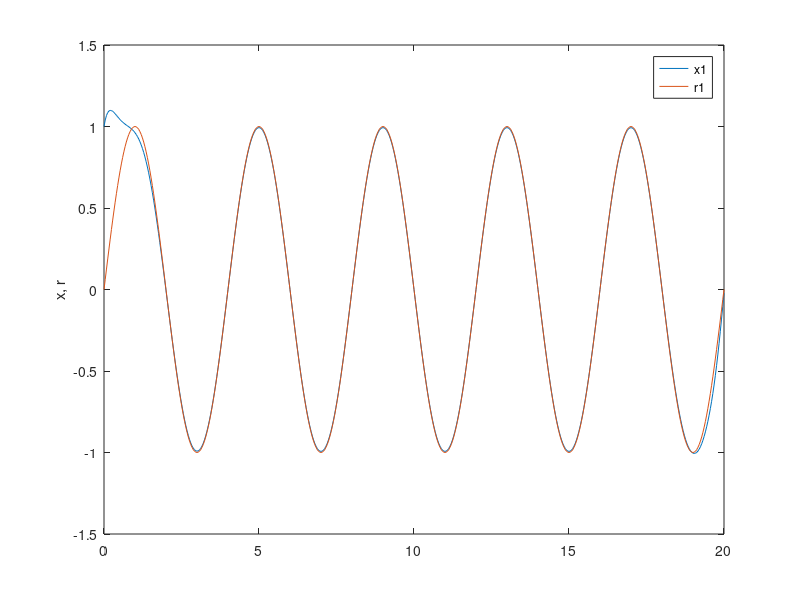
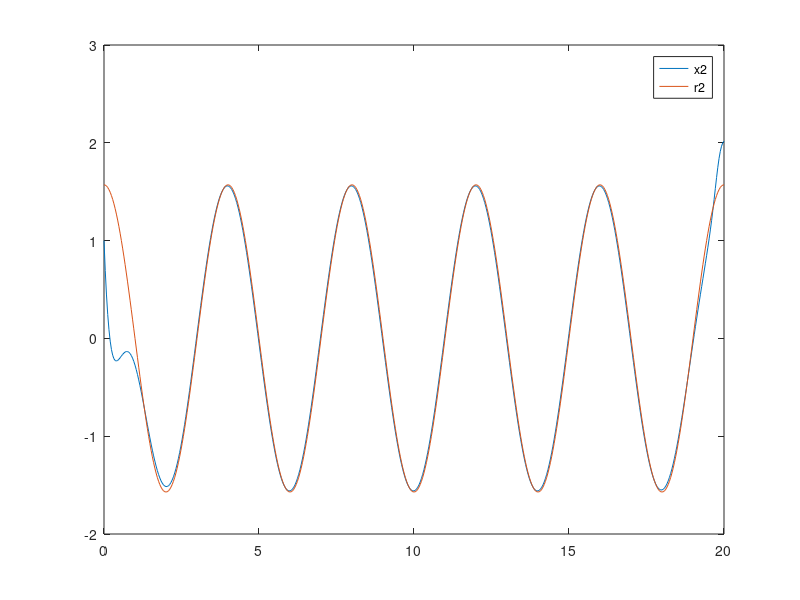
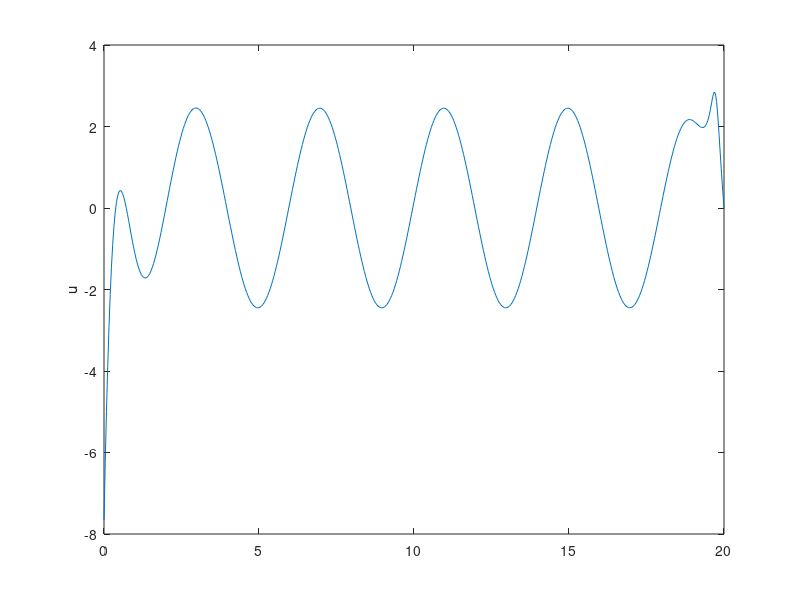
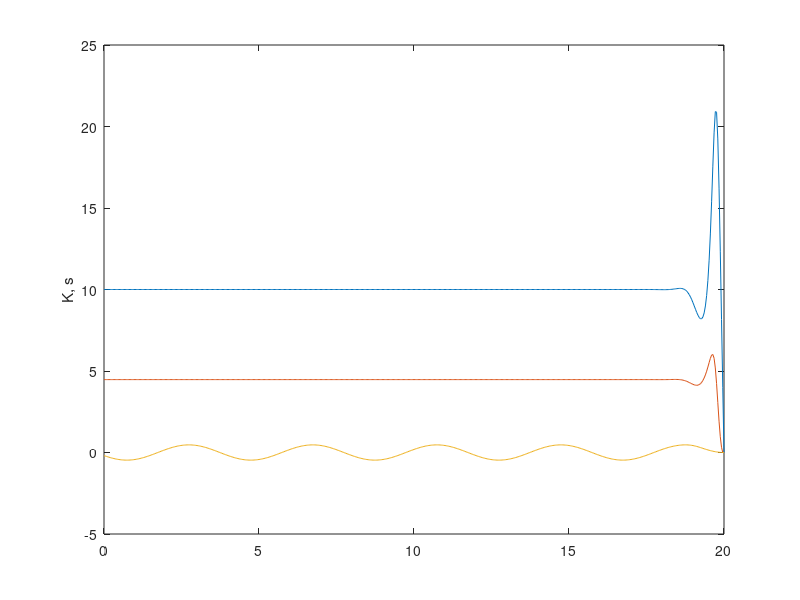

Recreate these plots in MATLAB, in order.
clear all;
close all;

A=[0 1; 0 0];
B=[0 1]';
Q=[1 0; 0 0];
R=.01;

Qf=[1 0; 0 0];
tf = 20;
rf = [sin(tf*pi/2) 0]';
N=501;
t=linspace(0,tf,N);
dt=t(2)-t(1);
r=sin(t*pi/2);
r(2,:)=pi/2*cos(pi/2*t);

P=zeros(2,2,N);
s=zeros(2,N);
P(:,:,N)=Qf;
s(:,N)=Qf*rf;

for k=N:-1:2
    P_dot=-P(:,:,k)*A-A'*P(:,:,k)+P(:,:,k)*B*inv(R)*B'*P(:,:,k)-Q;
    s_dot= (P(:,:,k)*B*inv(R)*B'- A')*s(:,k)+ Q*r(:,k);
    P(:,:,k-1)=P(:,:,k)-P_dot*dt;
    s(:,k-1)= s(:,k)-s_dot*dt;
end

    x=zeros(2,N);
    K=zeros(1,2,N);
    u=zeros(1,N);

    x(:,1)=[1 1]';
for k=1:N-1
    K(:,:,k)= inv(R)*B'*P(:,:,k);
    u(k)= -K(:,:,k)*x(:,k) - inv(R)*B'*s(:,k);
    x_dot= A*(x(:,k))+ B*u(:,k);
    x(:,k+1)= x(:,k) + x_dot*dt;
end

for k=1:N
    K1(k)=K(1,1,k);
    K2(k)=K(1,2,k);
end

figure(1);

plot(t, x(1,:), t , r(1,:));hold on;
ylabel('x, r')
legend ('x1', 'r1')
figure
plot(t,x(2,:), t , r(2,:));hold on;
legend ('x2', 'r2')
figure
plot(t,u);hold on;
ylabel('u');
figure
plot(t,K1,t,K2,t,s(1,:));hold on;
ylabel('K, s');
figure(1)

